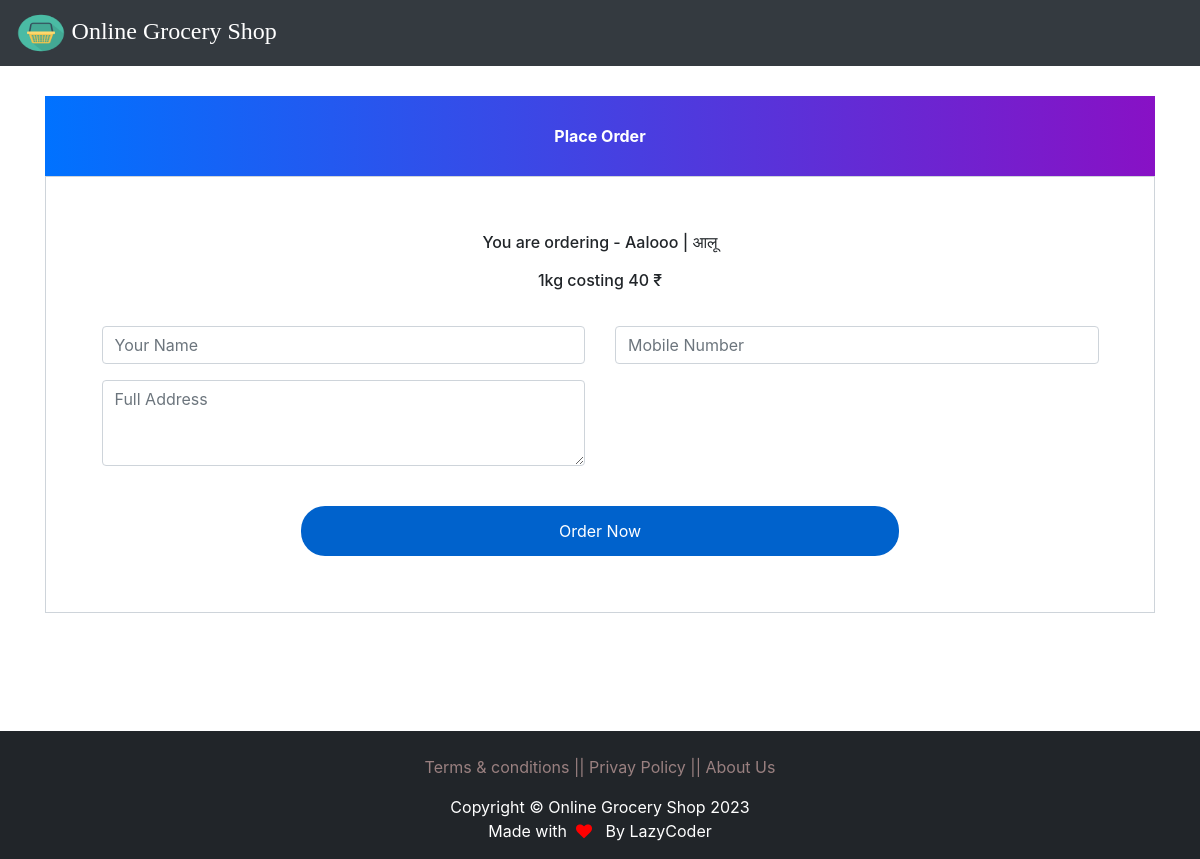
Page /order-product/8 on the committed database.
### bazaar/models.py (models this page shows, shortened)
class Product(models.Model):
    englishname=models.CharField(max_length=300)
    hindiname=models.CharField(max_length=300)
    photo= models.ImageField(upload_to='images/products/',null=True,blank=True)
    categoryid=models.PositiveIntegerField(null=True)
    categoryname=models.CharField(max_length=200,null=True)
    price=models.PositiveIntegerField(null=True)
    quantity=models.CharField(max_length=100)

### bazaar/views.py (the view, shortened to what this page needs)
# urls.py: path('order-product/<int:pk>', views.order_product_view,name='order-product'),
def order_product_view(request,pk):
    order=models.Order()
    order.product=models.Product.objects.get(id=pk)
    order.category=models.Category.objects.get(id=order.product.categoryid)
    order.price=order.product.price
    form1=forms.OrderForm()
    mydict={
        'form1':form1,
        'product':models.Product.objects.get(id=pk),
    }
    return render(request,'bazaar/place_order.html',context=mydict)

### bazaar/forms.py
class OrderForm(forms.ModelForm):
    class Meta:
        model=models.Order
        fields=['address','mobile','customername']
        widgets = {
        'address':forms.Textarea(attrs={'rows': 3, 'cols': 30})
        }

### templates/bazaar/place_order.html (shortened to what this page needs)
{% include "bazaar/navbar.html" %}
{% load widget_tweaks %}
{% load static %}
<head>
  <link href="//maxcdn.bootstrapcdn.com/bootstrap/4.1.1/css/bootstrap.min.css" rel="stylesheet" id="bootstrap-css">
</head>
{% include "bazaar/loader_whatsapp.html" %}
<form method="post" enctype="multipart/form-data">
  <div class="container register-form">
    <div class="form">
      <div class="note">
        <p>Place Order</p>
      </div>
      <div class="form-content">
       <h6>
            <center>You are ordering - {{product.englishname}} | {{product.hindiname}} </center><br>
            <p class="card-title text-center">  {{ product.quantity}} costing {{ product.price}} ₹ </p>
       </h6> <br>
        <div class="row">
          <div class="col-md-6">
            <div class="form-group">
                {% render_field form1.customername required="true" class="form-control" placeholder="Your Name" %}
              </div>
              <div class="form-group">
                {% render_field form1.address required="true" class="form-control" placeholder="Full Address" %}
              </div>
          </div>
          <div class="col-md-6">
            <div class="form-group">
                {% render_field form1.mobile required="true" class="form-control" placeholder="Mobile Number" %}
              </div>
          </div>
        </div><br>
       <center> <button type="submit" class="btnSubmit">Order Now</button></center>
      </div>
    </div>
  </div>
</form>
{% include "bazaar/footer.html" %}

### templates/bazaar/place_order.html (style rules this page uses)
.note { text-align: center; height: 80px; background: -webkit-linear-gradient(left, #0072ff, #8811c5); color: #fff; font-weight: bold; line-height: 80px; }
.form-content { padding: 5%; border: 1px solid #ced4da; margin-bottom: 2%; }
.form-control { border-radius: 1.5rem; }
.btnSubmit { border: none; border-radius: 1.5rem; padding: 1%; width: 60%; height:50px; cursor: pointer; background: #0062cc; color: #fff; }

### templates/bazaar/footer.html (style rules this page uses)
p { text-align: center; }

### rows in the picture
Product: englishname "Aalooo", hindiname "आलू", quantity "1kg", price "40"
